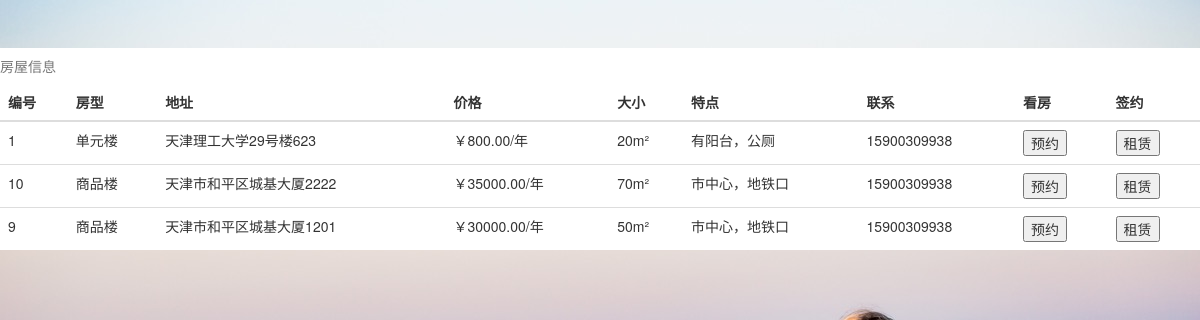
Screenshot of /renthouse/UnrentHoustList.php with the database file from the repository.
### tables this page shows
CREATE TABLE IF NOT EXISTS `house` (
  `ID` int(11) NOT NULL AUTO_INCREMENT,
  `Pattern` varchar(20) NOT NULL,
  `Address` varchar(100) NOT NULL,
  `Price` decimal(10,2) NOT NULL,
  `Size` int(11) NOT NULL,
  `Features` varchar(50) DEFAULT NULL,
  `ownerTel` varchar(15) NOT NULL,
  `status` int(11) NOT NULL DEFAULT '0',
  PRIMARY KEY (`ID`),
  KEY `host_house` (`ownerTel`)
);

### renthouse/UnrentHoustList.php (the view, shortened to what this page needs)
<!DOCTYPE html>
<html lang="en">
<head>
    <link rel="stylesheet" href="lib/bootstrap/css/bootstrap.min.css">
    <link rel="stylesheet" href="lib/bootstrap/css/style.css">
    <link rel="stylesheet" href="https://cdn.staticfile.org/twitter-bootstrap/3.3.7/css/bootstrap.min.css">
</head>
<div style="margin-top: 4%; background-color: white;">
<body style="background-image: url('img/3.jpg');">
<?php
$dbhost = 'localhost:3306';
$dbuser = 'root';
$dbpass = '';
$dbname = 'renthouse';
$conn = mysqli_connect($dbhost, $dbuser, $dbpass,$dbname);
$sql="select ID,Pattern,Address,Price,Size,Features,ownerTel from house where status=0";
mysqli_query($conn,'set names utf8');
$result=mysqli_query($conn,$sql);
$row = mysqli_fetch_assoc($result);
?>
<table class="table">
  <caption>房屋信息</caption>
  <thead>
    <tr>
      <th>编号</th>
      <th>房型</th>
      <th>地址</th>
      <th>价格</th>
      <th>大小</th>
      <th>特点</th>
      <th>联系</th>
      <th>看房</th>
      <th>签约</th>
    </tr>
  </thead>
  <tbody>
<?php
$i=0;
$n=mysqli_num_rows($result);
for(;$i<$n;$i++){
echo "<tr>
      <td>".$row['ID']."</td>
      <td>".$row['Pattern']."</td>
      <td>".$row['Address']."</td>
      <td>￥".$row['Price']."/年</td>
      <td>".$row['Size']."m²</td>
      <td>".$row['Features']."</td>
      <td>".$row['ownerTel']."</td>
      <td><form action='processTenant.php' method='get'><input name='orderHouseId' value=".$row['ID']." style='display:none;'></input><input name='orderPrice' value=".$row['Price']." style='display:none;'></input><button type='submit'>预约</button></form></td>
      <td><form action='signContract.php' method='get'><input name='orderHouseId' value=".$row['ID']." style='display:none;'></input><input name='orderPrice' value=".$row['Price']." style='display:none;'></input><button type='submit'>租赁</button></form></td>
  </tr>";
  $row = mysqli_fetch_assoc($result);
}
?>
</body>
</div>
</html>

### rows the page displays
house: ID "1", Pattern "单元楼", Address "天津理工大学29号楼623", Price "800.00", Size "20", Features "有阳台，公厕", ownerTel "15900309938"
house: ID "10", Pattern "商品楼", Address "天津市和平区城基大厦2222", Price "35000.00", Size "70", Features "市中心，地铁口", ownerTel "15900309938"
house: ID "9", Pattern "商品楼", Address "天津市和平区城基大厦1201", Price "30000.00", Size "50", Features "市中心，地铁口", ownerTel "15900309938"
